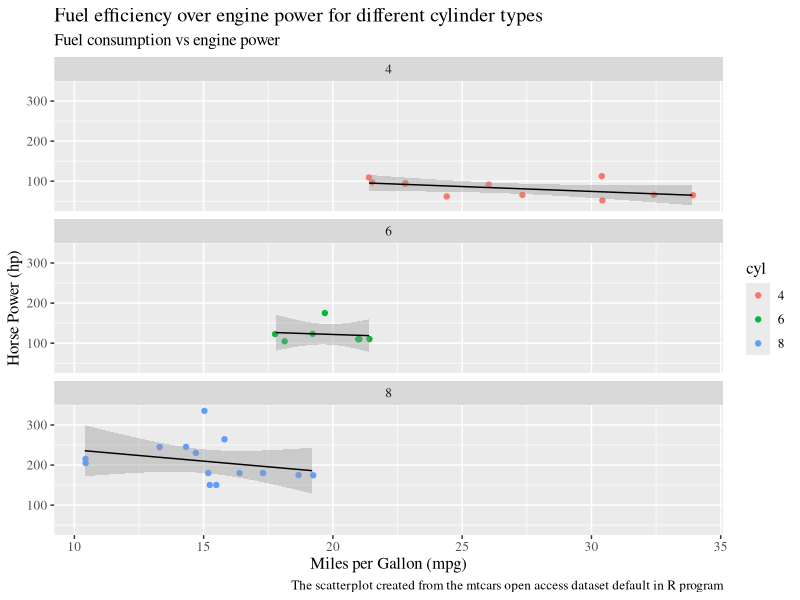

Reproduce this figure in R.
library(ggplot2)
mtcars # importing mtcars dataset default in R

mtcars$cyl<- as.factor(mtcars$cyl) # since we want cylinder as catergoirical variable

mt <-  ggplot(data= mtcars, mapping= aes(x=mpg, y=hp)) +
  geom_jitter(aes(color = cyl))+ #geom_jitter is better than geom_point() to show even small amount of random variation to the location of each point, and to avoid overplotting caused by discreteness in this smaller datasets
  geom_smooth(method="lm", se= TRUE, color= "black", size= 0.5) + #The layer “geom_smooth()” to aid seeing patterns in the presence of potential overplotting and method “lm” was used to fit linear models. 
  labs(title = "Fuel efficiency over engine power for different cylinder types", subtitle = "Fuel consumption vs engine power", caption = "The scatterplot created from the mtcars open access dataset default in R program", x = "Miles per Gallon (mpg)", y = "Horse Power (hp)")+
  theme(text=element_text(size=12,  family="serif")) # used for making desired font and fornt sizep; windowsFonts() = $serif <- "TT Times New Roman"

mt + facet_wrap(vars(cyl), ncol=1) # panels in one column